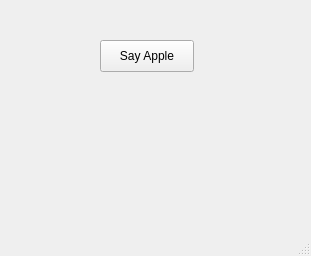
<?xml version="1.0" encoding="UTF-8"?>
<ui version="4.0">
 <class>MainWindow</class>
 <widget class="QMainWindow" name="MainWindow">
  <property name="geometry">
   <rect>
    <x>0</x>
    <y>0</y>
    <width>311</width>
    <height>256</height>
   </rect>
  </property>
  <property name="windowTitle">
   <string>MainWindow</string>
  </property>
  <widget class="QWidget" name="centralwidget">
   <widget class="QPushButton" name="pushButton">
    <property name="geometry">
     <rect>
      <x>100</x>
      <y>40</y>
      <width>94</width>
      <height>32</height>
     </rect>
    </property>
    <property name="text">
     <string>Say Apple</string>
    </property>
   </widget>
   <widget class="QLabel" name="label">
    <property name="geometry">
     <rect>
      <x>120</x>
      <y>80</y>
      <width>58</width>
      <height>16</height>
     </rect>
    </property>
    <property name="text">
     <string/>
    </property>
   </widget>
  </widget>
  <widget class="QMenuBar" name="menubar">
   <property name="geometry">
    <rect>
     <x>0</x>
     <y>0</y>
     <width>311</width>
     <height>22</height>
    </rect>
   </property>
  </widget>
  <widget class="QStatusBar" name="statusbar"/>
 </widget>
 <resources/>
 <connections/>
</ui>
